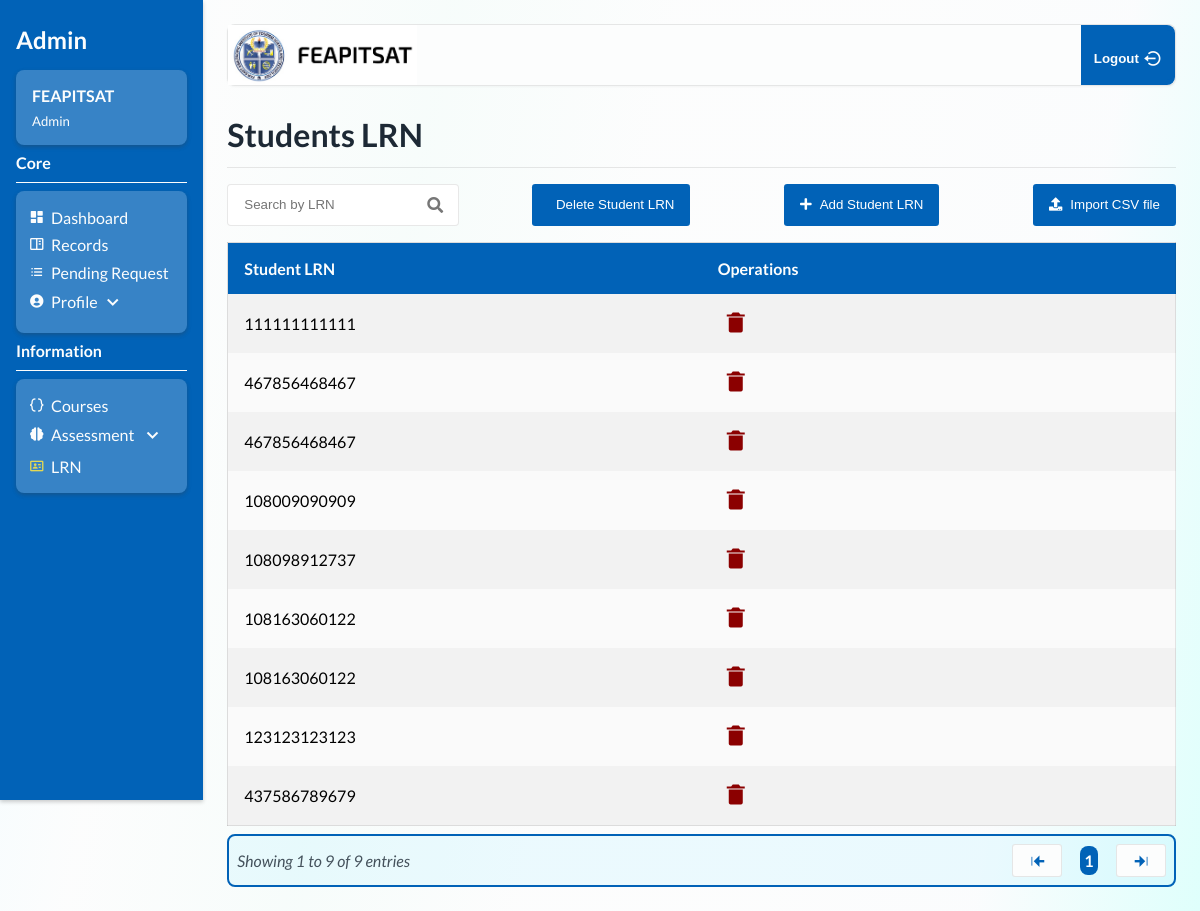
Screenshot of /student-lrn.php (signed in) with the database file from the repository.
### tables this page shows
CREATE TABLE `lrn` (
  `id` int(11) NOT NULL,
  `student_lrn` varchar(12) NOT NULL
);

### student-lrn.php (the view, shortened to what this page needs)
<?php
        include("presets/navigation.php");
?>
    <div class="contents__headings">
        <h1>Students LRN</h1>
    </div>
    <div class="table-wrapper" tabindex="0">
        <div class="table-opr-wrapper">
            <div class="table-wrapper__search">
                <input type="search" name="" id="table-search" onkeyup="lrnTable()" placeholder="Search by LRN" class="search-input">
                <i class="fas fa-search search-icon"></i>
            </div>
             <button type="button" class="start-button" onclick="showDeletelrn()">
                    <span class="button-icon"></span>Delete Student LRN</button>
                <button type="button" class="start-button" onclick="showAddModal()">
                    <span class="button-icon"><i class="fas fa-plus"></i></span>Add Student LRN</button>
                <button type="submit" class="start-button" onclick="showAddCsvModal()">
                    <span class="button-icon"><i class="fas fa-upload"></i></span>Import CSV file</button>
        </div>
        <table>
            <thead>
                <tr>
                    <th>Student LRN</th>
                    <th>Operations</th>
                </tr>
            </thead>
            <tbody id="course-data-storage" data-filter-control="true" data-show-search-clear-button="true">
               <?php
                    $sql = "SELECT * FROM lrn";
                    $result = mysqli_query($con, $sql);
                    while ($row = mysqli_fetch_assoc($result)) {
                        $id = $row['id'];
                        $student_lrn = $row['student_lrn'];
                    echo '<tr>
                            <td data-cell="Student LRN">' . $student_lrn . '</td>
                            <td data-cell="Operations">
                            <button class="td__button" onclick="showDeleteConfirmation(' . $id . ')">
                                    <i class="bx bxs-trash-alt"></i>
                                    </button>
                                    <div class="modal-overlay" id="confirmationModal_' . $id . '" style="display: none;">
                                        <div class="modal-content">
                                            <h2>Confirm Deletion</h2>
                                                <p>Are you sure you want to delete this course?</p>
                                                    <div class="button-container">
                                                        <button class="btn-confirm" onclick="confirmDeletion(' . $id . ')">Yes</button>
                                                        <button class="btn-cancel" onclick="closeDeleteConfirmation(' . $id . ')">No</button>
                                                    </div>
                                        </div>
                                    </div>
                            </td>
                        </tr>';
                }
                ?>
            </tbody>
        </table>
        <div class="pagination-wrapper">
            <div class="wrapper__title">
                <span id="entryCount" class="entryCount"></span>
            </div>
            <div class="wrapper__pagings">
                <button id="prevPage"><i class='bx bxs-arrow-to-left'></i></button>
                    <span id="pages"></span>
                <button id="nextPage"><i class='bx bxs-arrow-to-right' ></i></button>
            </div>
        </div>
    </div>
</body>
</html>

### css/admin-style.css (style rules this page uses)
:root { --bg-a:rgba(255, 255, 255, 0.212); --border-clr:rgba(30, 30, 30, 0.100); --border-clr-focus: rgb(0, 81, 255); --outline-clr: rgba(239, 200, 245, 0.555); --chart-color-blue: rgb(173,216,230); --chart-color-skyblue: rgb(0,191,255); --chart-color-deepblue: rgb(25,25,112); }
body { background-image: linear-gradient(280deg, rgba(185, 255, 248, 0.459), rgba(243, 247, 250, 0.356), var(--clr-white), var(--clr-white), rgba(239, 250, 247, 0.514), var(--clr-white), rgba(170, 237, 255, 0.158))!important; }
.table-wrapper { width: 100%; overflow-x: auto; display: flex; justify-content: flex-start; align-items: flex-start; flex-direction: column; }
.table-opr-wrapper { display: flex; justify-content: space-between; flex-direction: row; width: 100%; margin-bottom: 1rem; }
.start-button { background-color: var(--clr-lightblue); color: white; border: none; padding: .8rem 1rem; border-radius: var(--border-radius-xsml); cursor: pointer; display: flex; justify-content: center; align-items: center; margin: 0; }
.button-icon { margin-right: 8px; }
.search-icon { position: absolute; top: 50%; right: -5px; transform: translateY(-50%); color: #777; cursor: pointer; }
table { --tbl-clr: hsl(0, 0%, 95%); background-color: var(--tbl-clr); border-collapse: collapse; width: 100%; border: 1px solid var(--border-clr); }
th { background-color: var(--clr-lightblue); color: var(--clr-white); }
th, td, tr { text-align: left; padding: 1rem; width: 20vw; }
tr:nth-of-type(2n) { --tr-clr: hsl(189, 5%, 98%); background-color: var(--tr-clr); }
.td__button { background: none; cursor: pointer; border: none; outline: transparent; }
.bxs-trash-alt, .bxs-edit-alt, .bx-dots-vertical-rounded { font-size: var(--fs-large); color: darkred; }

### css/utilities.css (style rules this page uses)
*, *::before, *::after { box-sizing: border-box!important; }
html { scroll-behavior: smooth; overflow-x: hidden; }
body { margin: 0; padding: 0; font-family: 'Lato', sans-serif; }
:root { --clr-dark: hsl(210, 29%, 16%); --clr-white: hsl(192, 15%, 99%); --clr-lightblue: hsl(208, 99%, 36%); --clr-deepblue: hsl(261, 100%, 16%); --dark-clr-dark: hsl(0, 0%, 10%); --dark-clr-white: hsl(0, 0%, 90%); --dark-clr-lightblue: hsl(208, 99%, 36%); --dark-clr-deepblue: hsl(240, 100%, 10%); --fw-300: 300; --fw-400: 400; --fw-500: 500; --fw-700: 700; --fs-small: .825rem; --fs-reg: 1rem; --fs-large: 1.5rem; --fs-xl: 2rem; --fs-sxl: 3rem; --box-shadow: rgba(61, 60, 60, 0.331)0 2px 4px; --border-radius-xsml: .2rem; --border-radius-sml: .5rem; --border-radius: 1.5rem; --border-clr:rgba(30, 30, 30, 0.100); }

### rows the page displays
lrn: student_lrn "111111111111"
lrn: student_lrn "467856468467"
lrn: student_lrn "467856468467"
lrn: student_lrn "108009090909"
lrn: student_lrn "108098912737"
lrn: student_lrn "108163060122"
lrn: student_lrn "108163060122"
lrn: student_lrn "123123123123"
lrn: student_lrn "437586789679"
